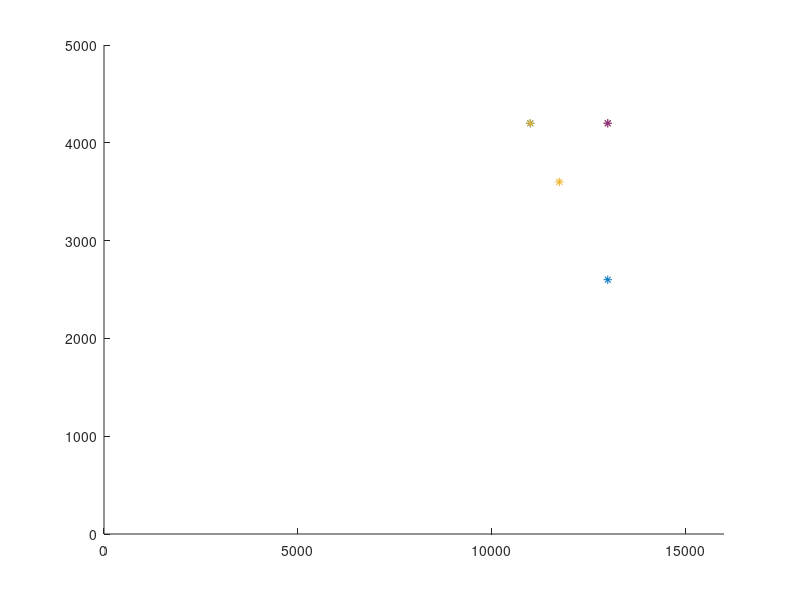

Write the MATLAB code that produced this figure.
function[x] = Test()
A = [ 1 1;
    2 1;
    1 0;
    0 1];
B = [800;1000;400;700];

lb = [0;0];


f1 = [-20;-15];
x1 = linprog(f1,A,B,[],[],lb,[]);

f2=[-10;-1];
x2 = linprog(f2,A,B,[],[],lb,[]);


%Calcul Matrice de Gain 
F = [f1 f2];
X = [x1 x2];
Gain = -X'*F


Xplot = Gain(:,1)
Yplot = Gain(:,2)
hold on
plot(Xplot,Yplot, '*' , 13000,4200,  '*')
axis([0,16000,0,5000])

%Degradation de la solution a la main 
%Nouvelles contraintes 
A = [ 1 1;
    2 1;
    1 0;
    0 1
    -10 -1];
B = [800;1000;400;700;-3600];
lb = [0;0];

f3 = [-20;-15];
x3 = linprog(f3,A,B,[],[],lb,[])


%Calcul Matrice de Gain 
F = [f3 f2];
X = [x3 x2];
Gain = -X'*F


Xplot = Gain(:,1)
Yplot = Gain(:,2)

plot(Xplot,Yplot, '*' , 13000,4200,  '*')
axis([0,16000,0,5000])

hold off
end